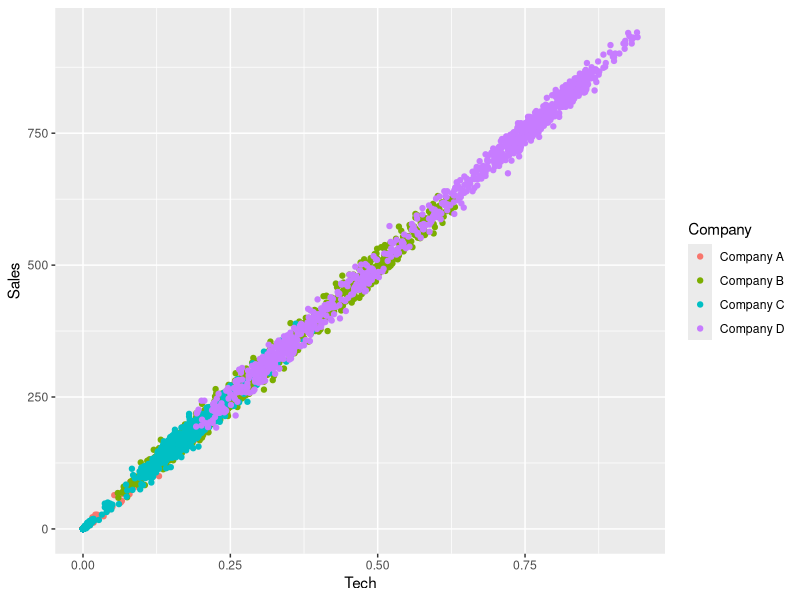
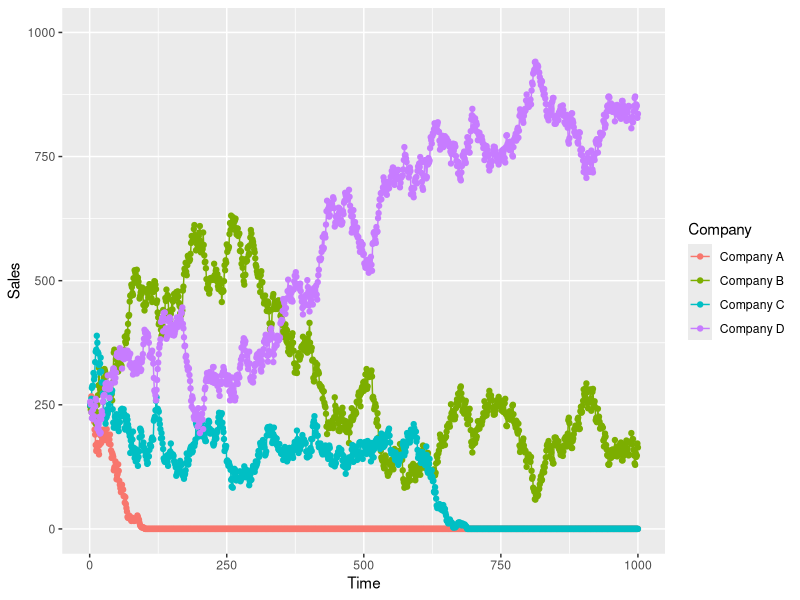
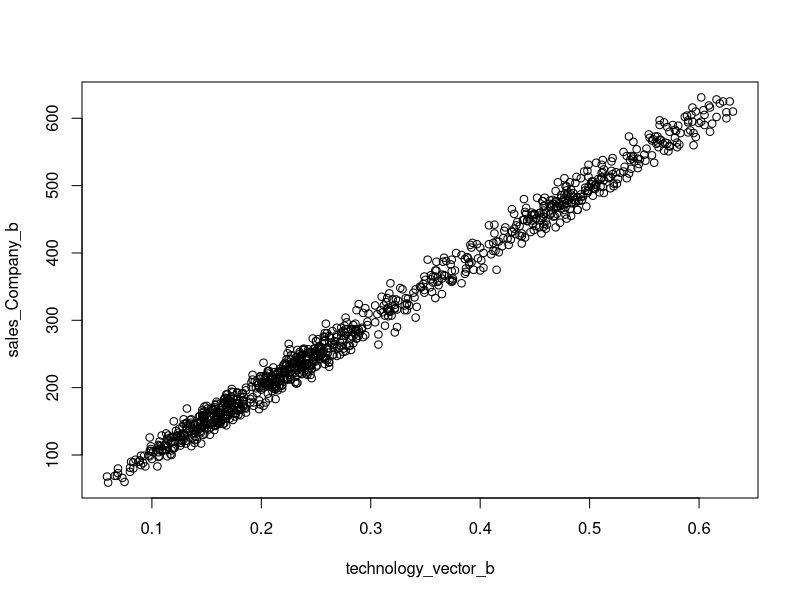
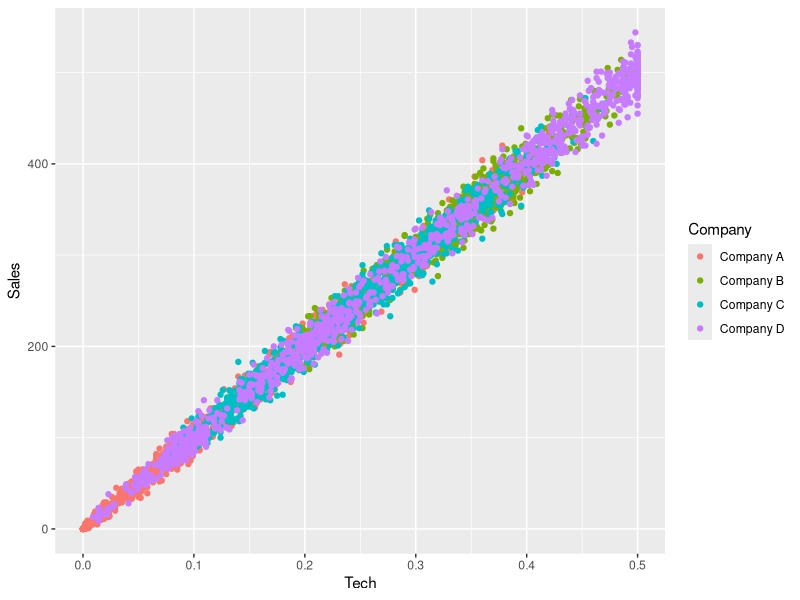
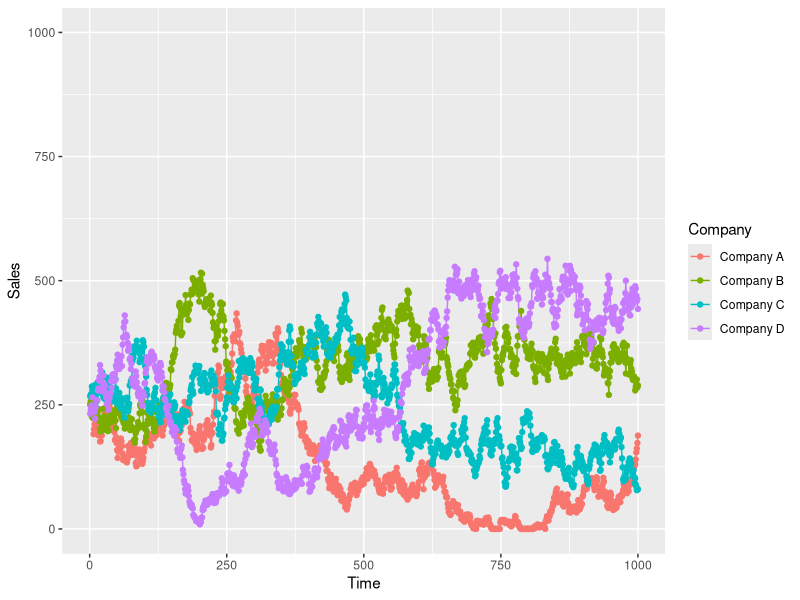
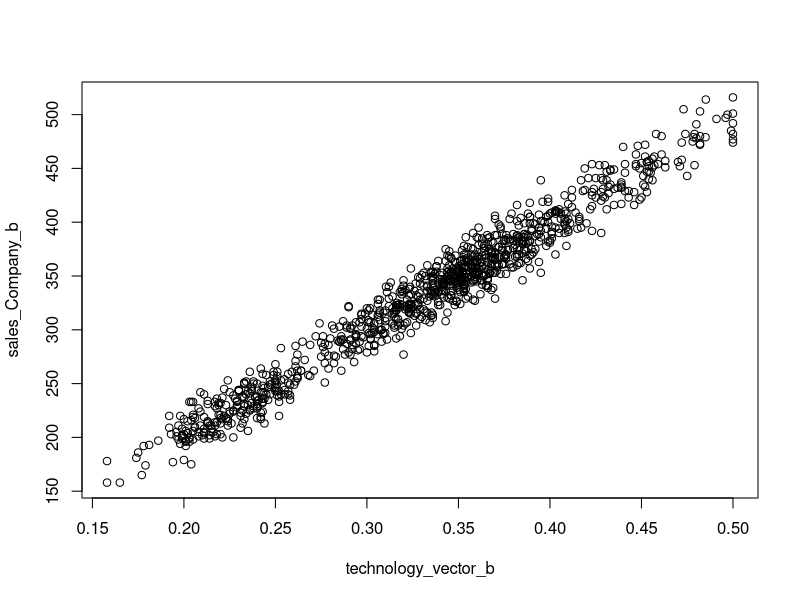

The R source for these figures, in order: (Note: a time limit stopped this script after it produced the figures.)
###### Monopoly | 4 companies ###### 

sales_Company_a<-0
sales_Company_b<-0
sales_Company_c<-0
sales_Company_d<-0

population <- 1000

technology_vector_a<-0
technology_vector_b<-0
technology_vector_c<-0
technology_vector_d<-0

tech_a <- .25
tech_b <- .50
tech_c <- .75
tech_d <- 1

i<-1

while(i < 1001){
  
  demand_Company_a <- 0
  supply_Company_a <-1000
  
  demand_Company_b <- 0
  supply_Company_b <-1000
  
  demand_Company_c <- 0
  supply_Company_c <-1000
  
  demand_Company_d <- 0
  supply_Company_d <-1000
  
  agents <- runif(population, min = 0, max = 1)
  
  for(j in agents){
    
    if(j <= tech_a){
      if(supply_Company_a > 0){
        
        
        demand_Company_a <- demand_Company_a + 1
        supply_Company_a <- supply_Company_a - 1
        
      }
      
    } 
    
    else if(j <= tech_b & j > tech_a){
      if(supply_Company_b > 0){
        
        demand_Company_b <- demand_Company_b + 1
        supply_Company_b <- supply_Company_b - 1
        
      }
      
    }
    
    else if(j <= tech_c & j > tech_b){
      if(supply_Company_c > 0){
        
        demand_Company_c <- demand_Company_c + 1
        supply_Company_c <- supply_Company_c - 1
        
      }
      
    }
    
    else if(j <= tech_d & j > tech_c){
      if(supply_Company_d > 0){
        
        demand_Company_d <- demand_Company_d + 1
        supply_Company_d <- supply_Company_d - 1
        
      }
      
    }
    
  }
  
  technology_vector_a[i]<-tech_a
  technology_vector_b[i]<-tech_b - tech_a
  technology_vector_c[i]<-tech_c - tech_b
  technology_vector_d[i]<-tech_d - tech_c
  
  tech_a <- demand_Company_a/(demand_Company_a + demand_Company_b + demand_Company_c + demand_Company_d)
  tech_b <- demand_Company_b/(demand_Company_a + demand_Company_b + demand_Company_c + demand_Company_d) + tech_a
  tech_c <- demand_Company_c/(demand_Company_a + demand_Company_b + demand_Company_c + demand_Company_d) + tech_b
  tech_d <- demand_Company_d/(demand_Company_a + demand_Company_b + demand_Company_c + demand_Company_d) + tech_c
  
  
  sales_Company_a[i]<-demand_Company_a
  sales_Company_b[i]<-demand_Company_b
  sales_Company_c[i]<-demand_Company_c
  sales_Company_d[i]<-demand_Company_d
  
  i<-i+1
  
}

df_a <- as.data.frame(cbind(sales_Company_a,technology_vector_a))
names(df_a)[1]<-"Sales"
names(df_a)[2]<-"Tech"

df_b <- as.data.frame(cbind(sales_Company_b,technology_vector_b))
names(df_b)[1]<-"Sales"
names(df_b)[2]<-"Tech"

df_c <- as.data.frame(cbind(sales_Company_c,technology_vector_c))
names(df_c)[1]<-"Sales"
names(df_c)[2]<-"Tech"

df_d <- as.data.frame(cbind(sales_Company_d,technology_vector_d))
names(df_d)[1]<-"Sales"
names(df_d)[2]<-"Tech"

df_a$Company <- "Company A"
df_b$Company <- "Company B"
df_c$Company <- "Company C"
df_d$Company <- "Company D"

df<-rbind(df_a,df_b,df_c,df_d)
df$Time<-c(1:1000,1:1000,1:1000,1:1000)

library(ggplot2)

SalesPlot1<-ggplot(df, aes(x=Tech, y=Sales, group=Company)) +
  geom_point(aes(color=Company))

SalesPlot1

SalesPlot_4C<-ggplot(df, aes(x=Time, y=Sales, group=Company)) +
  geom_line(aes(color=Company))+
  geom_point(aes(color=Company))+
  xlim(0,1000)+ylim(0,1000)

SalesPlot_4C

model<-lm(sales_Company_b~technology_vector_b)

plot(technology_vector_b,sales_Company_b)


###### Monopoly | 4 companies | Government Intervention ###### 

reg_factor <- .5

sales_Company_a<-0
sales_Company_b<-0
sales_Company_c<-0
sales_Company_d<-0

population <- 1000

technology_vector_a<-0
technology_vector_b<-0
technology_vector_c<-0
technology_vector_d<-0

tech_a <- .25
tech_b <- .50
tech_c <- .75
tech_d <- 1

i<-1

while(i < 1001){
  
  demand_Company_a <- 0
  supply_Company_a <-1000
  
  demand_Company_b <- 0
  supply_Company_b <-1000
  
  demand_Company_c <- 0
  supply_Company_c <-1000
  
  demand_Company_d <- 0
  supply_Company_d <-1000
  
  agents <- runif(population, min = 0, max = 1)
  
  for(j in agents){
    
    if(j <= tech_a){
      if(supply_Company_a > 0){
        
        
        demand_Company_a <- demand_Company_a + 1
        supply_Company_a <- supply_Company_a - 1
        
      }
      
    } 
    
    else if(j <= tech_b & j > tech_a){
      if(supply_Company_b > 0){
        
        demand_Company_b <- demand_Company_b + 1
        supply_Company_b <- supply_Company_b - 1
        
      }
      
    }
    
    else if(j <= tech_c & j > tech_b){
      if(supply_Company_c > 0){
        
        demand_Company_c <- demand_Company_c + 1
        supply_Company_c <- supply_Company_c - 1
        
      }
      
    }
    
    else if(j <= tech_d & j > tech_c){
      if(supply_Company_d > 0){
        
        demand_Company_d <- demand_Company_d + 1
        supply_Company_d <- supply_Company_d - 1
        
      }
      
    }
    
  }
  
  technology_vector_a[i]<-tech_a
  technology_vector_b[i]<-tech_b - tech_a
  technology_vector_c[i]<-tech_c - tech_b
  technology_vector_d[i]<-tech_d - tech_c
  
  tech_a <- demand_Company_a/(demand_Company_a + demand_Company_b + demand_Company_c + demand_Company_d)
  tech_b <- demand_Company_b/(demand_Company_a + demand_Company_b + demand_Company_c + demand_Company_d)
  tech_c <- demand_Company_c/(demand_Company_a + demand_Company_b + demand_Company_c + demand_Company_d)
  tech_d <- demand_Company_d/(demand_Company_a + demand_Company_b + demand_Company_c + demand_Company_d)
  
  if(tech_a >= reg_factor | tech_b >= reg_factor | tech_c >= reg_factor | tech_d >= reg_factor){
    tempdf <- as.data.frame(rbind(tech_a,tech_b,tech_c,tech_d))
    tempdf$adjv1 <- ifelse(tempdf$V1 >= reg_factor, 0, tempdf$V1)
    tempdf$adjv2 <- ifelse(tempdf$V1 >= reg_factor, 1, 0)
    tempdf$adjv3 <- ifelse(sum(tempdf$adjv2) == 1, 1 - reg_factor,
                           ifelse(sum(tempdf$adjv2) == 2, 1 -(2*reg_factor), 0))
    tempdf$adjv4 <- ifelse(tempdf$adjv2 == 1, reg_factor, tempdf$V1 )
    tempdf$adjv5 <- ifelse(1-sum(tempdf$adjv4)>0, 1-sum(tempdf$adjv4),0)
    tempdf$adjv6 <- nrow(tempdf[(tempdf$adjv4==0),])
    tempdf$final <- ifelse(tempdf$adjv4 == 0, tempdf$adjv5/tempdf$adjv6, tempdf$adjv4)
    
    tech_a <- tempdf$final[1]
    tech_b <- tempdf$final[2] + tech_a
    tech_c <- tempdf$final[3] + tech_b
    tech_d <- tempdf$final[4] + tech_c
  } else {
    
    tech_a <- tech_a
    tech_b <- tech_a + tech_b
    tech_c <- tech_b + tech_c
    tech_d <- 1}
  
  sales_Company_a[i]<-demand_Company_a
  sales_Company_b[i]<-demand_Company_b
  sales_Company_c[i]<-demand_Company_c
  sales_Company_d[i]<-demand_Company_d
  
  i<-i+1
  
}

df_a <- as.data.frame(cbind(sales_Company_a,technology_vector_a))
names(df_a)[1]<-"Sales"
names(df_a)[2]<-"Tech"

df_b <- as.data.frame(cbind(sales_Company_b,technology_vector_b))
names(df_b)[1]<-"Sales"
names(df_b)[2]<-"Tech"

df_c <- as.data.frame(cbind(sales_Company_c,technology_vector_c))
names(df_c)[1]<-"Sales"
names(df_c)[2]<-"Tech"

df_d <- as.data.frame(cbind(sales_Company_d,technology_vector_d))
names(df_d)[1]<-"Sales"
names(df_d)[2]<-"Tech"

df_a$Company <- "Company A"
df_b$Company <- "Company B"
df_c$Company <- "Company C"
df_d$Company <- "Company D"

df<-rbind(df_a,df_b,df_c,df_d)
df$Time<-c(1:1000,1:1000,1:1000,1:1000)

library(ggplot2)

SalesPlot1<-ggplot(df, aes(x=Tech, y=Sales, group=Company)) +
  geom_point(aes(color=Company))

SalesPlot1

SalesPlot_4C_GovInt<-ggplot(df, aes(x=Time, y=Sales, group=Company)) +
  geom_line(aes(color=Company))+
  geom_point(aes(color=Company))+
  xlim(0,1000)+ylim(0,1000)

SalesPlot_4C_GovInt

model<-lm(sales_Company_b~technology_vector_b)

plot(technology_vector_b,sales_Company_b)

techdf <- cbind(technology_vector_a,technology_vector_b,technology_vector_c,technology_vector_d)

salesdf <- cbind(sales_Company_a,sales_Company_b,sales_Company_c,sales_Company_d)

###### Monopoly | 4 companies | NO Government Intervention | All want to buy | Wage | Optimizing Price ###### 

sum_mean <- 0
####for people's income use weibull dist instead of 
#income <- function(x){rnorm(1, 10, sd=1)}
income <- function(x){(rweibull(x, shape=1.5, scale = 2)*10)}

#price_a <- c(8.09, 8.4, 8.5, 8.6, 8.7, 8.8, 8.9)
#price_b <- c(8.10, 8.41, 8.51, 8.61, 8.71, 8.81, 8.91)
#price_c <- c(8.11, 8.42, 8.52, 8.62, 8.72, 8.82, 8.92)
#price_d <- c(8.12, 8.43, 8.53, 8.63, 8.73, 8.83, 8.93)
df_sum_mean<-data.frame(Sales=numeric(),
                        Price=numeric(), 
                        Company=character(),
                        Time=numeric(),
                        FactorReg=numeric(), 
                        stringsAsFactors=FALSE) 



price_a <- rep(5,100)
price_b <- rep(7,100)
price_c <- rep(10,100)
price_d <- rep(13,100)

f <- 1

reg_factor <- c(.3,.4,.5,.6,.7,.8,.9,1.1)

while(f<length(reg_factor)+1){
  
  k<-1
  
  totsales_a<-0
  totsales_b<-0
  totsales_c<-0
  totsales_d<-0
  
  while(k<length(price_a)+1){
    #round(rnorm(1, .5, sd=.1),2)
    # money <- rnorm(1, 10, sd=1) > 9.5
    
    sales_Company_a<-0
    sales_Company_b<-0
    sales_Company_c<-0
    sales_Company_d<-0
    
    population <- 1000
    
    technology_vector_a<-0
    technology_vector_b<-0
    technology_vector_c<-0
    technology_vector_d<-0
    
    tech_a <- .25
    tech_b <- .50
    tech_c <- .75
    tech_d <- 1
    
    i<-1
    
    while(i < 1001){
      
      demand_Company_a <- 0
      supply_Company_a <-1000
      
      demand_Company_b <- 0
      supply_Company_b <-1000
      
      demand_Company_c <- 0
      supply_Company_c <-1000
      
      demand_Company_d <- 0
      supply_Company_d <-1000
      
      agents <- runif(population, min = 0, max = 1)
      #decides_to_buy <- ifelse(runif(population, min = 0, max = 1) >= .5, 1, NA)
      #agents_buy <- agents * decides_to_buy
      
      for(j in agents){
        
        if(is.na(j)){
          
          
        } 
        
        else if((j <= tech_a) & (income(1) > price_a[k])){
          if(supply_Company_a > 0){
            
            
            demand_Company_a <- demand_Company_a + 1
            supply_Company_a <- supply_Company_a - 1
            
          }
          
        } 
        
        else if((j <= tech_b) & (j > tech_a) & (income(1) > price_b[k])){
          if(supply_Company_b > 0){
            
            demand_Company_b <- demand_Company_b + 1
            supply_Company_b <- supply_Company_b - 1
            
          }
          
        }
        
        else if((j <= tech_c) & (j > tech_b) & (income(1) > price_c[k])){
          if(supply_Company_c > 0){
            
            demand_Company_c <- demand_Company_c + 1
            supply_Company_c <- supply_Company_c - 1
            
          }
          
        }
        
        else if((j <= tech_d) & (j > tech_c) & (income(1) > price_d[k])){
          if(supply_Company_d > 0){
            
            demand_Company_d <- demand_Company_d + 1
            supply_Company_d <- supply_Company_d - 1
            
          }
          
        }  
        
      }
      
      technology_vector_a[i]<-tech_a
      technology_vector_b[i]<-tech_b - tech_a
      technology_vector_c[i]<-tech_c - tech_b
      technology_vector_d[i]<-tech_d - tech_c
      
      tech_a <- demand_Company_a/(demand_Company_a + demand_Company_b + demand_Company_c + demand_Company_d)
      tech_b <- demand_Company_b/(demand_Company_a + demand_Company_b + demand_Company_c + demand_Company_d)
      tech_c <- demand_Company_c/(demand_Company_a + demand_Company_b + demand_Company_c + demand_Company_d)
      tech_d <- demand_Company_d/(demand_Company_a + demand_Company_b + demand_Company_c + demand_Company_d)
      
      if(tech_a >= reg_factor[f] | tech_b >= reg_factor[f] | tech_c >= reg_factor[f] | tech_d >= reg_factor[f]){
        tempdf <- as.data.frame(rbind(tech_a,tech_b,tech_c,tech_d))
        tempdf$adjv1 <- ifelse(tempdf$V1 >= reg_factor[f], 0, tempdf$V1)
        tempdf$adjv2 <- ifelse(tempdf$V1 >= reg_factor[f], 1, 0)
        tempdf$adjv3 <- ifelse(sum(tempdf$adjv2) == 1, 1 - reg_factor[f],
                               ifelse(sum(tempdf$adjv2) == 2, 1 -(2*reg_factor[f]), 0))
        tempdf$adjv4 <- ifelse(tempdf$adjv2 == 1, reg_factor[f], tempdf$V1 )
        tempdf$adjv5 <- ifelse(1-sum(tempdf$adjv4)>0, 1-sum(tempdf$adjv4),0)
        tempdf$adjv6 <- nrow(tempdf[(tempdf$adjv4==0),])
        # 4 because we have four companies
        tempdf$adjv7 <- 4-nrow(tempdf[(tempdf$V1>reg_factor[f]),])
        tempdf$final <- ifelse(tempdf$adjv4 == 0, tempdf$adjv5/tempdf$adjv6,
                               ifelse(tempdf$adjv6==0, (tempdf$adjv5/tempdf$adjv7)+tempdf$adjv4,tempdf$adjv4))
        
        tech_a <- tempdf$final[1]
        tech_b <- tempdf$final[2] + tech_a
        tech_c <- tempdf$final[3] + tech_b
        tech_d <- tempdf$final[4] + tech_c
      } else {
        
        tech_a <- tech_a
        tech_b <- tech_a + tech_b
        tech_c <- tech_b + tech_c
        tech_d <- 1}
      
      sales_Company_a[i]<-demand_Company_a
      sales_Company_b[i]<-demand_Company_b
      sales_Company_c[i]<-demand_Company_c
      sales_Company_d[i]<-demand_Company_d
      
      
      i<-i+1
      
    }
    
    totsales_a[k]<-sum(sales_Company_a)*price_a[k]
    totsales_b[k]<-sum(sales_Company_b)*price_b[k]
    totsales_c[k]<-sum(sales_Company_c)*price_c[k]
    totsales_d[k]<-sum(sales_Company_d)*price_d[k]
    
    
    df_a <- as.data.frame(cbind(totsales_a,price_a))
    names(df_a)[1]<-"Sales"
    names(df_a)[2]<-"Price"
    
    df_b <- as.data.frame(cbind(totsales_b,price_b))
    names(df_b)[1]<-"Sales"
    names(df_b)[2]<-"Price"
    
    df_c <- as.data.frame(cbind(totsales_c,price_c))
    names(df_c)[1]<-"Sales"
    names(df_c)[2]<-"Price"
    
    df_d <- as.data.frame(cbind(totsales_d,price_d))
    names(df_d)[1]<-"Sales"
    names(df_d)[2]<-"Price"
    
    df_a$Company <- "Company A"
    df_b$Company <- "Company B"
    df_c$Company <- "Company C"
    df_d$Company <- "Company D"
    
    df<-rbind(df_a,df_b,df_c,df_d)
    df$Time<-c(1:length(price_a),1:length(price_b),1:length(price_c),1:length(price_d))
    
    
    k<-k+1
    
    
  }
  
  df$FactorReg <- reg_factor[f]
  df_sum_mean <- rbind(df,df_sum_mean)
  
  sum_mean[f]<-sum(mean(totsales_a)+mean(totsales_b)+mean(totsales_c)+mean(totsales_d))
  
  f<-f+1
  
}

df_sum_mean$Quantity <- df_sum_mean$Sales/df_sum_mean$Price

library(ggplot2)

SalesPlot_4C_GovIntFactor_Income<-ggplot(df_sum_mean, aes(x=Time, y=Sales/1000000, colour=Company)) +
  #geom_line()+
  geom_point()+ xlim(0,length(price_a))+ylim(0,5)+ 
  #geom_text(aes(label = round(Price, 2)),
  #        vjust = "inward", hjust = "inward",
  #        show.legend = FALSE)+
  facet_wrap(vars(FactorReg))+
  scale_color_discrete(name="Company", labels=c("Company A","Company B","Company C","Company D"))+
  labs(x = "Time", y = "Sales (Millions)", 
       title = "Sales by Price Point") 

SalesPlot_4C_GovIntFactor_Income


QuantityPlot_4C_GovIntFactor_Income<-ggplot(df_sum_mean, aes(x=Time, y=Quantity/1000000, colour=Company)) +
  #geom_line()+
  geom_point()+ xlim(0,length(price_a))+ylim(0,1.1)+ 
  #geom_text(aes(label = round(Price, 2)),
  #        vjust = "inward", hjust = "inward",
  #        show.legend = FALSE)+
  facet_wrap(vars(FactorReg))+
  scale_color_discrete(name="Company", labels=c("Company A","Company B","Company C","Company D"))+
  labs(x = "Time", y = "Demand (Millions)", 
       title = "Quantity Sold by Price Point") 

QuantityPlot_4C_GovIntFactor_Income

df_sum_mean$Paste <- paste(df_sum_mean$Company,df_sum_mean$Price,sep="__")


library(dplyr)

group_df <- df_sum_mean %>%
  group_by(Company, FactorReg) %>% 
  summarise(quantity = mean(Quantity), sales = mean(Sales))


Agg_plot_4C_GovIntFactor_Income<-ggplot(group_df, aes(x=FactorReg, y=sales/1000000, colour=Company)) +
  geom_line()+
  geom_point()+ xlim(.25,1.25)+ylim(0,6)+ 
  #geom_text(aes(label = round(Price, 2)),
  #        vjust = "inward", hjust = "inward",
  #        show.legend = FALSE)+
  #facet_wrap(vars(FactorReg))+
  scale_color_discrete(name="Company", labels=c("Company A","Company B","Company C","Company D"))+
  labs(x = "Regulation Factor", y = "Sales (Millions)", 
       title = "Sales by Company") 

Agg_plot_4C_GovIntFactor_Income

hist(rweibull(1000, shape=1.5, scale = 2)*10)
